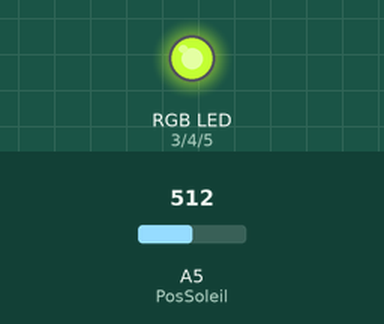
Recording of a sketch running on a simulated Arduino Uno, built with avr-gcc and run on an emulated ATmega328P. Parts: an RGB LED mixed from three pins (HIGH = lit). The inputs (shaded band) are chosen by the test bench; at power-on: A5 (PosSoleil) = 512. What the sketch prints to the serial monitor is not drawn.

Above: at 1.2 s.
1.3 s: A5 (PosSoleil) set to 105
At 1.9 s:
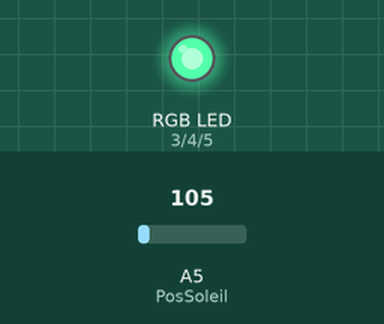
2.8 s: A5 (PosSoleil) set to 122
At 3.1 s:
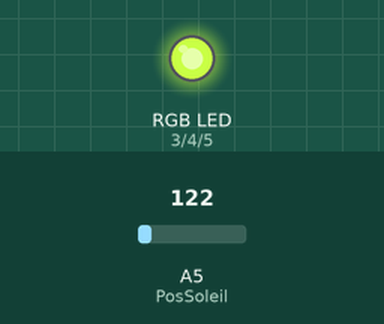
4.3 s: A5 (PosSoleil) set to 111
At 5.4 s:
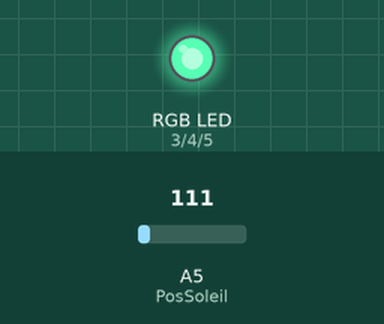
5.8 s: A5 (PosSoleil) set to 716
At 6.6 s:
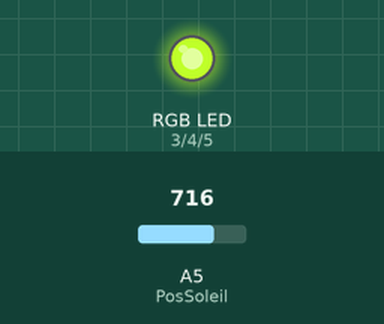
7.3 s: A5 (PosSoleil) set to 1023
At 7.7 s:
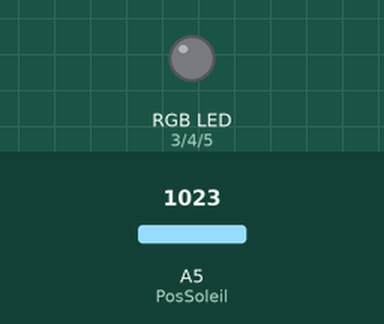
8.8 s: A5 (PosSoleil) set to 1022
At 10.1 s:
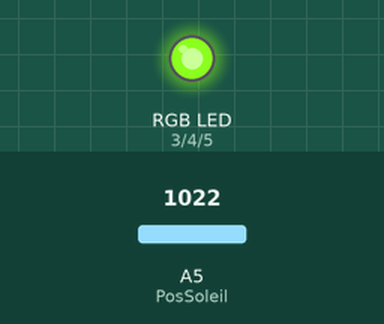
Timing chart, 0 to 11.3 s (numbered marks = the images above; inputs shaded):
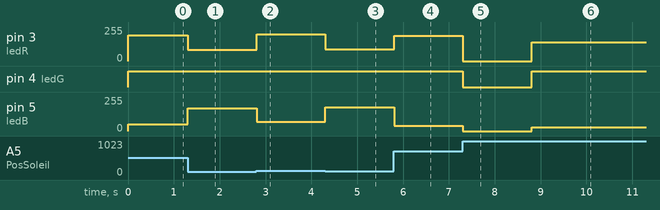

Measured:
- the behaviour switches between 122 and 121 on A5 (PosSoleil) (found by bisection; images 2 and 3)
- the behaviour switches between 1023 and 1022 on A5 (PosSoleil) (found by bisection; images 5 and 6)
- after the input at 1.3 s, pin 3 (ledR): 195/255 → 83/255 at once; pin 5 (ledB): 51/255 → 170/255 at once
- after the input at 2.8 s, pin 3 (ledR): 83/255 → 201/255 at once; pin 5 (ledB): 170/255 → 69/255 at once
- after the input at 4.3 s, pin 3 (ledR): 201/255 → 87/255 at once; pin 5 (ledB): 69/255 → 180/255 at once
- after the input at 5.8 s, pin 3 (ledR): 87/255 → 191/255 at once; pin 5 (ledB): 180/255 → 41/255 at once
- after the input at 7.3 s, pin 3 (ledR): 191/255 → 0/255 at once; pin 4 (ledG): HIGH → LOW at once; pin 5 (ledB): 41/255 → 0/255 at once
- after the input at 8.8 s, pin 3 (ledR): 0/255 → 139/255 at once; pin 4 (ledG): LOW → HIGH at once; pin 5 (ledB): 0/255 → 30/255 at once

The sketch:

Soleil.ino
```cpp
// gestion des sorties
const int ledR = 3;
const int ledG = 4;
const int ledB = 5;
// gestion des entrées
const int potR = A1;
const int potG = A2;
const int potB = A4;
const int PosSoleil = A5;
// gestion des variable global
boolean Etat = true; // true = Soleil et False = Lune
int Position_Soleil = 0;

void setup() {
  // put your setup code here, to run once:
  //Définition des sorties
  pinMode(ledR, OUTPUT);
  pinMode(ledG, OUTPUT);
  pinMode(ledB, OUTPUT);
  //Définition des entrées
  pinMode(potR, INPUT);
  pinMode(potG, INPUT);
  pinMode(potB, INPUT);
  //Gestion de la liaison série
  Serial.begin(115200);
  Serial.println("Hello");
}

void loop() {
  // put your main code here, to run repeatedly:
  // commande Rouge
  /*int ValeurR = analogRead(potR);
  int ComR = map(ValeurR, 0,1023, 0 ,255);
  Serial.print("tension Rouge : ");
  Serial.println(ComR);
  analogWrite(ledR, ComR);
// commande Vert
 int ValeurG = analogRead(potG);
 int ComG = map(ValeurG, 0,1023, 0 ,255);
 Serial.print("tension Vert : ");
  Serial.println(ComG);
 analogWrite(ledG, ComG);
// commande Blue
 int ValeurB = analogRead(potB);
 int ComB = map(ValeurB, 0,1023, 0 ,255);
 Serial.print("tension Bleu : ");
 Serial.println(ComB);
 analogWrite(ledB, ComB);*/
 PositionSoleil();

}

void PositionSoleil () {
// récupérer la position du soleil
  int last_Pos_Soleil = Position_Soleil;
  Position_Soleil = analogRead(PosSoleil);
  //Position_Soleil = map(Position_Soleil, 0 , 1023 , 0 ,1023);
  Serial.print("Position du soleil ");
  Serial.println(Position_Soleil);
  //Serial.print("\t");
  //Serial.print("Etat : ");
  //Serial.println(Etat);
  //Allumer en soleil
  if ( (Position_Soleil >= 0 and Position_Soleil <= 115) and last_Pos_Soleil < Position_Soleil ) {  // pour gérer juste un changement d'état en buté remplacer le dernier et par ceci and Etat == 1
      // Création du fadding entre le matin et la journée
      int Red = map ( Position_Soleil , 0 , 115 , 180, 201);
      int Green = map ( Position_Soleil , 0 , 115 , 176, 255);
      int Blue = map ( Position_Soleil , 0 , 115 , 28, 69);
      affichage_Couleur(Red,Green,Blue,"Matin");
      ComLumiere(Red, Green, Blue);
  }
  if ( (Position_Soleil > 115 and Position_Soleil <= 980) and last_Pos_Soleil < Position_Soleil ) {  // pour gérer juste un changement d'état en buté remplacer le dernier et par ceci and Etat == 1
      // Création du fadding entre la journée et le soir
      int Red = map ( Position_Soleil , 115 , 980 , 201, 186);
      int Green = map ( Position_Soleil , 115 , 980 , 255, 153);
      int Blue = map ( Position_Soleil , 115 , 980 , 69, 28);
      affichage_Couleur(Red,Green,Blue,"Journee");
      ComLumiere(Red, Green, Blue);
  }
  if ( (Position_Soleil > 980 and Position_Soleil <= 1023) and last_Pos_Soleil < Position_Soleil ) {  // pour gérer juste un changement d'état en buté remplacer le dernier et par ceci and Etat == 1
      // Création du fadding entre le soir et la lune
      int Red = map ( Position_Soleil , 980 , 1023 , 186, 0);
      int Green = map ( Position_Soleil , 980 , 1023 , 153, 0);
      int Blue = map ( Position_Soleil , 980 , 1023 ,28, 0);
      affichage_Couleur(Red,Green,Blue,"Soiree");
      ComLumiere(Red, Green, Blue);
      if (Position_Soleil == 1023) {
      Etat = false;
      }
  }
  //Allumer en Lune
  if ( (Position_Soleil <= 1023 and Position_Soleil >= 980) and last_Pos_Soleil > Position_Soleil ) {  // pour gérer juste un changement d'état en buté remplacer le dernier et par ceci and Etat == 0
      // Création du fadding entre le matin et la journée
      int Red = map ( Position_Soleil , 1023 , 980 , 140, 90);
      int Green = map ( Position_Soleil , 1023 , 980 ,220, 70);
      int Blue = map ( Position_Soleil , 1023 , 980 , 28, 115);
      affichage_Couleur(Red,Green,Blue,"Matin");
      ComLumiere(Red, Green, Blue);
  }
  if ( (Position_Soleil < 980 and Position_Soleil >= 115) and last_Pos_Soleil > Position_Soleil ) {  // pour gérer juste un changement d'état en buté remplacer le dernier et par ceci and Etat == 0
      // Création du fadding entre la journée et le soir
      int Red = map ( Position_Soleil , 980 , 115 , 90, 90);
      int Green = map ( Position_Soleil , 980 , 115 , 70, 153);
      int Blue = map ( Position_Soleil , 980 , 115 , 115, 186);
      affichage_Couleur(Red,Green,Blue,"Journee");
      ComLumiere(Red, Green, Blue);
  }
  if ( (Position_Soleil < 115 and Position_Soleil >= 0) and last_Pos_Soleil > Position_Soleil ) {  // pour gérer juste un changement d'état en buté remplacer le dernier et par ceci and Etat == 0
      // Création du fadding entre le soir et la lune
      int Red = map ( Position_Soleil , 115 , 0 , 90, 0);
      int Green = map ( Position_Soleil , 115 , 0 , 153, 0);
      int Blue = map ( Position_Soleil , 115 , 0 ,186, 0);
      affichage_Couleur(Red,Green,Blue,"Soiree");
      ComLumiere(Red, Green, Blue);
      if (Position_Soleil == 1023) {
      Etat = false;
      }
  }

}

void ComLumiere (int Red, int Green, int Blue) {
  analogWrite(ledR, Red);
  analogWrite(ledG, Green);
  analogWrite(ledB, Blue);
}

void affichage_Couleur (int Red, int Green, int Blue, char moment[]) {
      Serial.println(moment);
      Serial.print("Rouge : ");
      Serial.print(Red);
      Serial.print("\t");
      Serial.print("Vert : ");
      Serial.print(Green);
      Serial.print("\t");
      Serial.print("Bleu : ");
      Serial.println(Blue);
}
```
